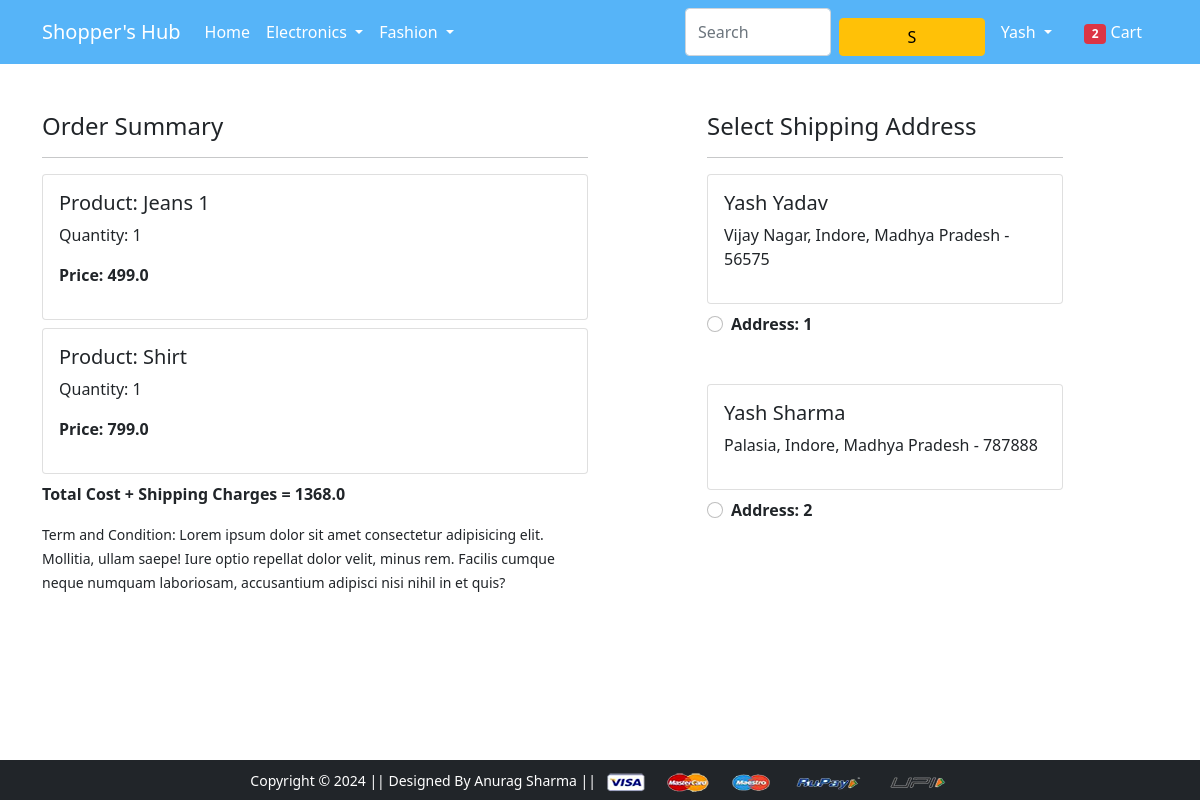
The app's page /checkout/ (signed in), older data.
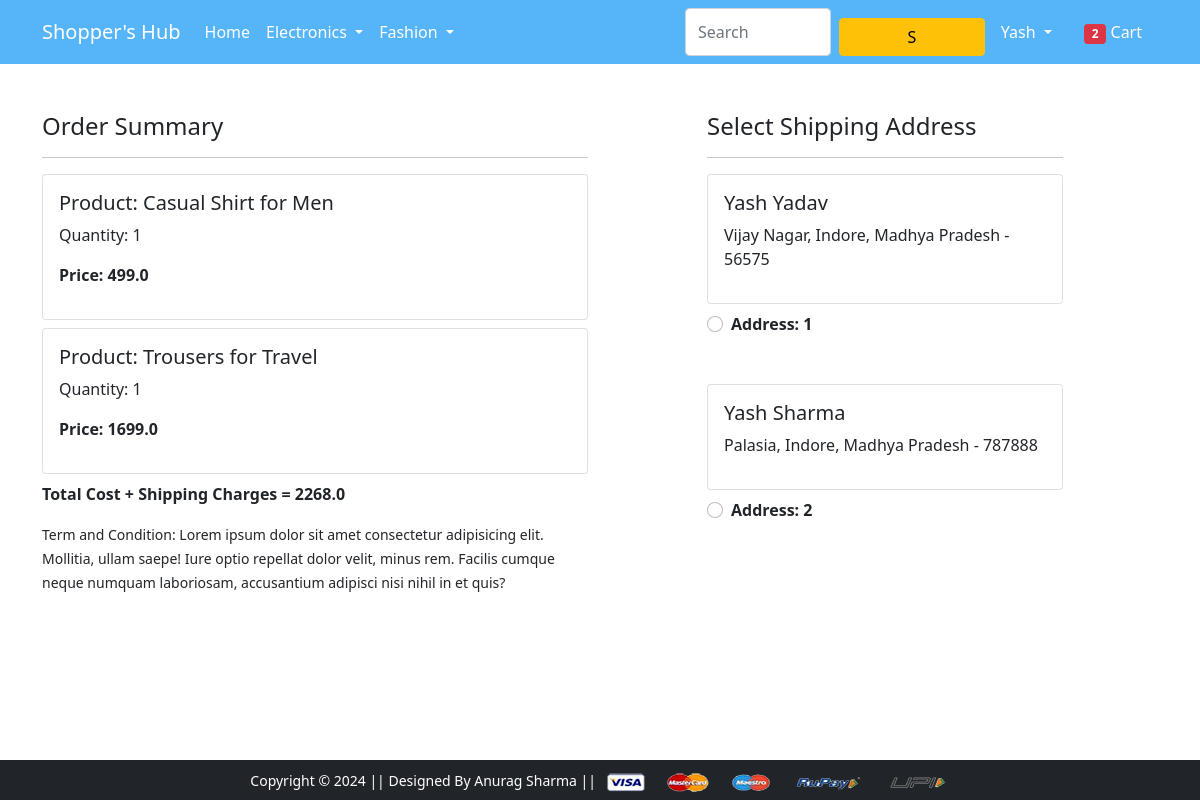
The same page, newer data.
### app/models.py (models this page shows, shortened)
class Cart(models.Model):
    user = models.ForeignKey(User, on_delete=models.CASCADE)
    product = models.ForeignKey(Product, on_delete=models.CASCADE)
    quantity = models.PositiveIntegerField(default=1)
    @property
    def total_cost(self):
        return self.quantity * self.product.discounted_price

class Product(models.Model):
    title = models.CharField(max_length=100)
    selling_price = models.FloatField()
    discounted_price = models.FloatField()
    description = models.TextField(default=' ')
    brand = models.CharField(max_length=100)
    category = models.CharField(choices=CATEGORY_CHOICES, max_length=3)
    product_image = models.ImageField(upload_to='productimg')

class Customer(models.Model):
    user = models.ForeignKey(User, on_delete=models.CASCADE)
    name = models.CharField(max_length=100)
    locality = models.CharField(max_length=200)
    city = models.CharField(max_length=50)
    zipcode = models.IntegerField()
    state = models.CharField(choices=STATE_CHOICES, max_length=100)

### app/views.py (the view)
# urls.py: path('checkout/', views.checkout, name='checkout'),
@login_required
def checkout(request):
	totalitem = 0
	user = request.user
	add = Customer.objects.filter(user=user)
	cart_items = Cart.objects.filter(user=request.user)
	amount = 0.0
	shipping_amount = 70.0
	totalamount = 0.0  # Initialize totalamount
	cart_product = [p for p in Cart.objects.all() if p.user == request.user]
	if cart_product:
		for p in cart_product:
			tempamount = (p.quantity * p.product.discounted_price)
			amount += tempamount
		totalamount = amount + shipping_amount
	if request.user.is_authenticated:
			totalitem = len (Cart.objects.filter(user=request.user))
	return render(request, 'app/checkout.html', {'add':add, 'totalcost':totalamount, 'cart_items':cart_items, 'totalitem':totalitem})

### app/templates/app/checkout.html (shortened to what this page needs)
{% extends 'app/base.html' %}
{% load static %}
{% block main-content %}
<div class="container">
  <div class="row mt-5">
    <div class="col-sm-6">
      <h4>Order Summary</h4>
      <hr>
      {% for item in cart_items %}
      <div class="card mb-2">
        <div class="card-body">
          <h5>Product: {{item.product.title}}</h5>
          <p>Quantity: {{item.quantity}}</p>
          <p class="fw-bold">Price: {{item.total_cost}}</p>
        </div>
      </div>
      {% endfor %}
      <p class="fw-bold">Total Cost + Shipping Charges = {{totalcost}}</p>
      <small>Term and Condition: Lorem ipsum dolor sit amet consectetur adipisicing elit. Mollitia, ullam saepe! Iure
        optio repellat dolor velit, minus rem. Facilis cumque neque numquam laboriosam, accusantium adipisci nisi nihil
        in et quis?</small>
    </div>
    <div class="col-sm-4 offset-sm-1">
      <h4>Select Shipping Address</h4>
      <hr>
      <form action="/paymentdone" id="myform">
        {% for ad in add %}
        <div class="card">
          <div class="card-body">
            <h5>{{ad.name}}</h5>
            <p>{{ad.locality}}, {{ad.city}}, {{ad.state}} - {{ad.zipcode}}</p>
          </div>
        </div>
        <div class="form-check mt-2 mb-5">
          <input class="form-check-input" type="radio" name="custid" id="custadd{{forloop.counter}}" value="{{ad.id}}">
          <label class="form-check-label fw-bold" for="custadd{{forloop.counter}}">
            Address: {{forloop.counter}} </label>
        </div>
        {% endfor %}
      </form>
    </div>
  </div>
</div>
{% endblock main-content %}

Row changes from the older to the newer data that the page shows:
removed Cart: product "Shirt", quantity "1", total_cost "799.0"
changed through a linked row, Cart: product "Jeans 1" → "Casual Shirt for Men"
added Cart: product "Trousers for Travel", quantity "1", total_cost "1699.0"
Text that changed along with them:
{{ totalcost }}: "1368.0" → "2268.0"
